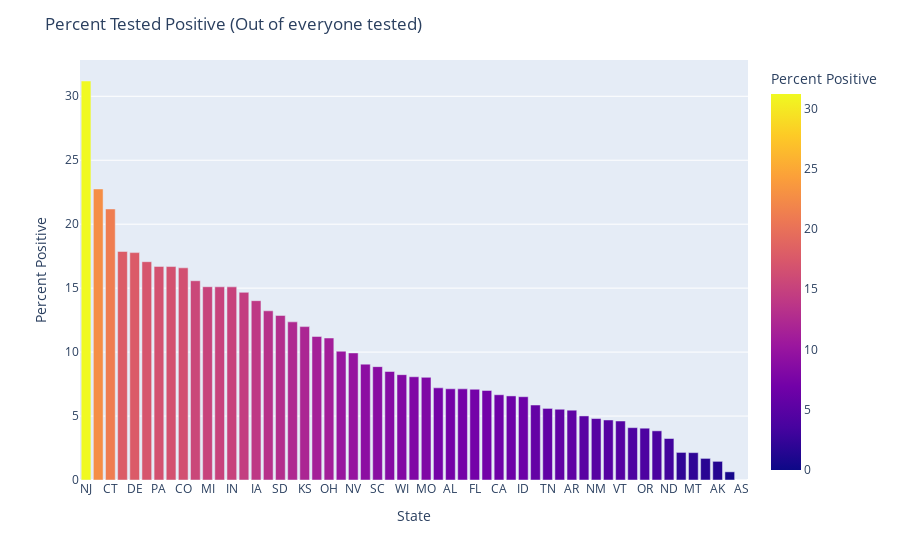

Notebook code for this chart:
### Code cell
# Fixed bar chart showing the percent of positive cases per state, based 
# on the total number of positive and negative tests
chart2 = px.bar(df2, x = "State", y = 'Percent Positive', labels = {'Percent Positive':'Percent Positive'}, color = 'Percent Positive')
chart2.update_layout(title = 'Percent Tested Positive (Out of everyone tested)',xaxis = {'categoryorder':'total descending'})
chart2.show()

### Figure 1 — Plotly figure (JSON) as saved in the notebook; plotly's stock layout.template omitted (floating-point values rounded to 4 significant figures)
{"data": [{"alignmentgroup": "True", "hoverlabel": {"namelength": 0}, "hovertemplate": "State=%{x}<br>Percent Positive=%{marker.color}", "legendgroup": "", "marker": {"color": [1.458, 7.13, 5.457, 8.07, 6.666, 16.59, 21.19, 17.87, 17.78, 7.094, 12.36, 1.689, 14.02, 6.512, 15.58, 15.1, 11.99, 7.002, 13.23, 17.07, 16.69, 5.531, 15.11, 9.059, 8.027, 10.07, 2.14, 7.205, 3.244, 15.1, 8.483, 31.2, 4.804, 9.934, 22.76, 11.1, 4.692, 4.05, 16.7, 11.22, 8.863, 12.87, 5.597, 7.126, 4.093, 14.67, 4.612, 6.574, 8.236, 2.157, 5.011, 0, 3.844, 0.638, 5.862], "coloraxis": "coloraxis"}, "name": "", "offsetgroup": "", "orientation": "v", "showlegend": false, "textposition": "auto", "type": "bar", "x": ["AK", "AL", "AR", "AZ", "CA", "CO", "CT", "DC", "DE", "FL", "GA", "HI", "IA", "ID", "IL", "IN", "KS", "KY", "LA", "MA", "MD", "ME", "MI", "MN", "MO", "MS", "MT", "NC", "ND", "NE", "NH", "NJ", "NM", "NV", "NY", "OH", "OK", "OR", "PA", "RI", "SC", "SD", "TN", "TX", "UT", "VA", "VT", "WA", "WI", "WV", "WY", "AS", "GU", "MP", "VI"], "xaxis": "x", "y": [1.458, 7.13, 5.457, 8.07, 6.666, 16.59, 21.19, 17.87, 17.78, 7.094, 12.36, 1.689, 14.02, 6.512, 15.58, 15.1, 11.99, 7.002, 13.23, 17.07, 16.69, 5.531, 15.11, 9.059, 8.027, 10.07, 2.14, 7.205, 3.244, 15.1, 8.483, 31.2, 4.804, 9.934, 22.76, 11.1, 4.692, 4.05, 16.7, 11.22, 8.863, 12.87, 5.597, 7.126, 4.093, 14.67, 4.612, 6.574, 8.236, 2.157, 5.011, 0, 3.844, 0.638, 5.862], "yaxis": "y"}], "layout": {"barmode": "relative", "coloraxis": {"colorbar": {"title": {"text": "Percent Positive"}}, "colorscale": [[0, "#0d0887"], [0.1111, "#46039f"], [0.2222, "#7201a8"], [0.3333, "#9c179e"], [0.4444, "#bd3786"], [0.5556, "#d8576b"], [0.6667, "#ed7953"], [0.7778, "#fb9f3a"], [0.8889, "#fdca26"], [1, "#f0f921"]]}, "legend": {"tracegroupgap": 0}, "margin": {"t": 60}, "title": {"text": "Percent Tested Positive (Out of everyone tested)"}, "xaxis": {"anchor": "y", "categoryorder": "total descending", "domain": [0, 1], "title": {"text": "State"}}, "yaxis": {"anchor": "x", "domain": [0, 1], "title": {"text": "Percent Positive"}}}}
